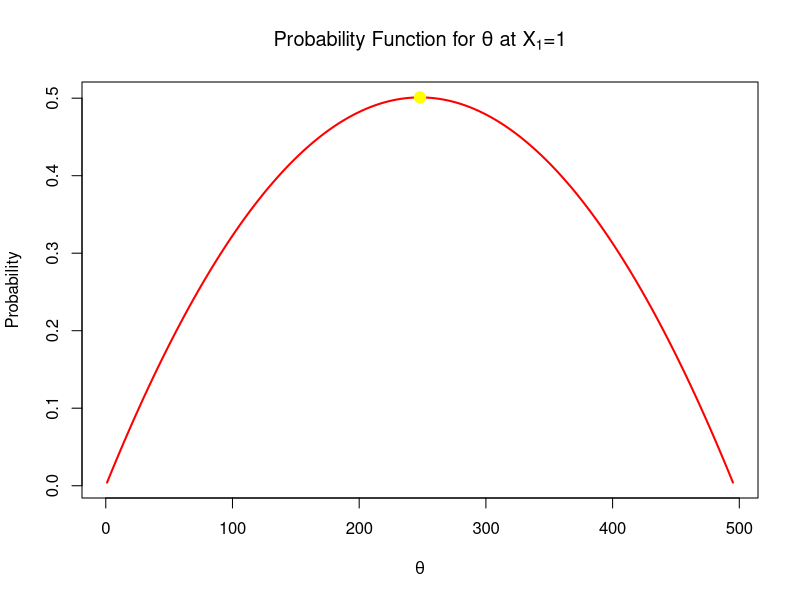
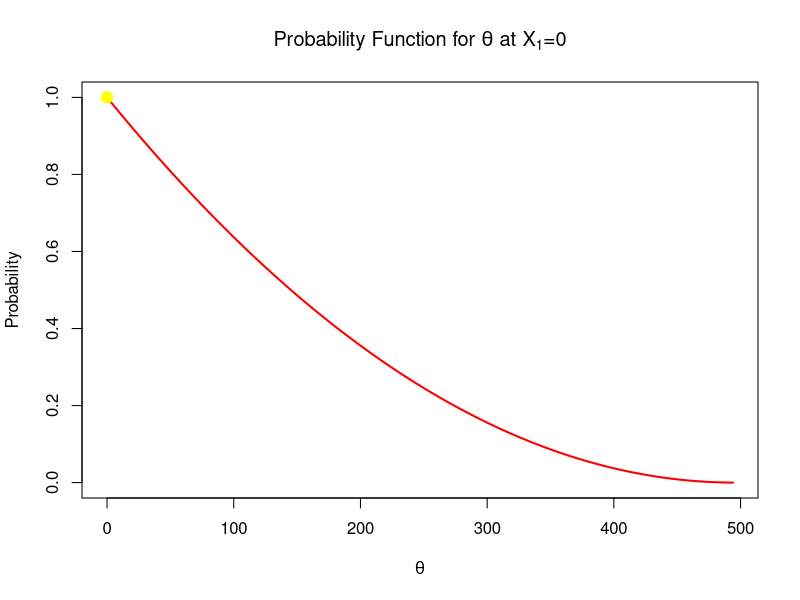

Recreate these plots in R, in order.
## ---- chunk 1
knitr::opts_chunk$set(echo = TRUE)
## ---- chunk 2

#Case 1: Observing 1 dirty packet
N_1 <- 496
n_1 <- 2
x_1 <- 1

#the possible theta values 
possible_theta <- 1:495

#Calculating the hypergeometric probability
probability <- dhyper(x_1, possible_theta, N_1-possible_theta, n_1)


#finding the max values for theta and the max probability
theta_max <- possible_theta[which.max(probability)]
max_prob <-max(probability)

#Plotting the function
plot(
  possible_theta,
  probability,
  type="l", 
  col = "red", 
  lwd =2,
  xlab = expression(theta),
  ylab="Probability",
  main = expression(paste("Probability Function for ", theta, " at ", X[1], "=1")))

  #adding a point to indicate the Max
  points(theta_max, max_prob, col="yellow", pch=19, cex=1.5)
  
  #print results 
  print(paste("The maximum value for theta is:", theta_max))
  print(paste("The maximum Probability is:", max_prob))
  

## ---- chunk 3

#Case 2: Observing 0 dirty packet
N_1 <- 496
n_1 <- 2
x_1 <- 0

#the possible theta values 
possible_theta <- 0:494

#Calculating the hypergeometric probability
probability <- dhyper(x_1, possible_theta, N_1-possible_theta, n_1)

#finding the max values for theta and the max probability
theta_max <- possible_theta[which.max(probability)]
max_prob <-max(probability)

#Plotting the function
plot(
  possible_theta,
  probability,
  type="l", 
  col = "red", 
  lwd =2,
  xlab = expression(theta),
  ylab="Probability",
  main = expression(paste("Probability Function for ", theta, " at ", X[1], "=0")))
  
  #adding a point to indicate the Max
  points(theta_max, max_prob, col="yellow", pch=19, cex=1.5)
  
  #print results 
  print(paste("The maximum value for theta is:", theta_max))
  print(paste("The maximum Probability is:", max_prob))
